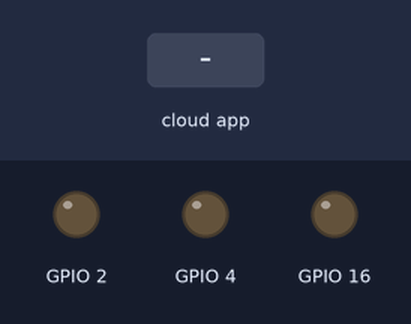
This sketch was run on a simulated ESP32. On the bench: output pins drawn as LEDs (lit = HIGH). The test bench sets the inputs (shaded band). WiFi joins after 1.5 s; servers stay silent unless stated; no MQTT or app messages arrive unless stated; what the sketch prints to the serial monitor is not drawn.

Above: at 2.7 s.
2.8 s: the phone or cloud app sets LED_Control to ON
At 3.7 s:
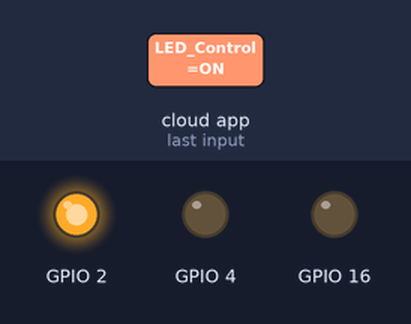
4.3 s: the phone or cloud app sets LED_Control2 to ON2
At 4.9 s:
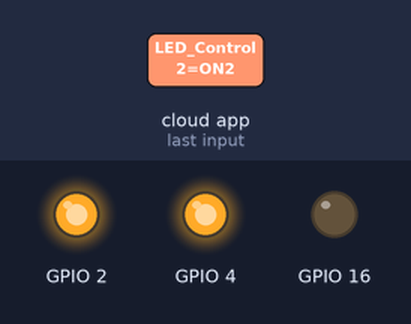
5.8 s: the phone or cloud app sets LED_Control3 to ON3
At 6.1 s:
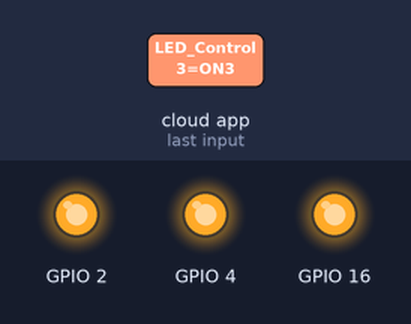
7.3 s: the phone or cloud app sets LED_Control to ON2
At 8.5 s:
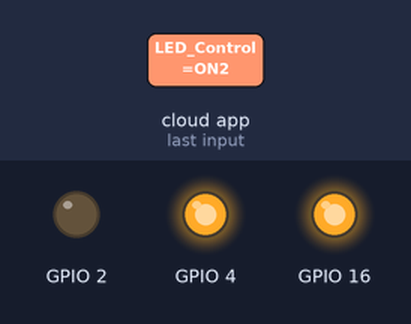
8.8 s: the phone or cloud app sets LED_Control2 to ON
At 9.8 s:
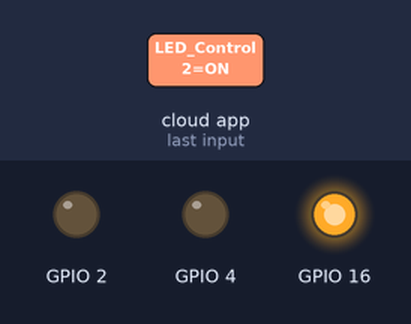
10.3 s: the phone or cloud app sets LED_Control to ON
At 11.0 s:
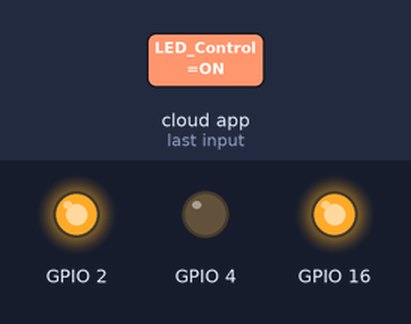
Timing chart, 0 to 12.8 s (numbered marks = the images above; inputs shaded):
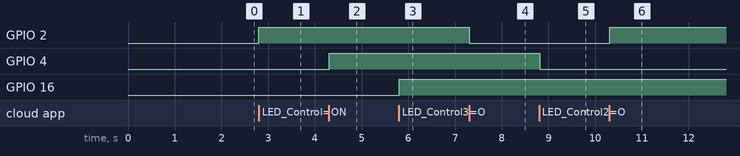

The sketch:

CodigoCasaDomotica.ino
```cpp
#include <WiFi.h>

#include "Adafruit_MQTT.h"

#include "Adafruit_MQTT_Client.h"

#define WLAN_SSID       "INFINITUM5D9E_2.4"

#define WLAN_PASS       "Bacon10deMayo"

#define AIO_SERVER      "io.adafruit.com"

#define AIO_SERVERPORT  1883

#define AIO_USERNAME    "romanvelrey"

#define AIO_KEY         "aio_PZGZ44vLXiCIcMORzCMCh7UJlZW7"

int output=2;
int output2=4;
int output3=16;


WiFiClient client;     // Create an ESP8266 WiFiClient class to connect to the MQTT server.

Adafruit_MQTT_Client mqtt(&client, AIO_SERVER, AIO_SERVERPORT, AIO_USERNAME, AIO_KEY);        // Setup the MQTT client class by passing in the WiFi client and MQTT server and login details.

Adafruit_MQTT_Subscribe LED_Control = Adafruit_MQTT_Subscribe(&mqtt, AIO_USERNAME "/feeds/LED_Control");
Adafruit_MQTT_Subscribe LED_Control2 = Adafruit_MQTT_Subscribe(&mqtt, AIO_USERNAME "/feeds/LED_Control2");
Adafruit_MQTT_Subscribe LED_Control3 = Adafruit_MQTT_Subscribe(&mqtt, AIO_USERNAME "/feeds/LED_Control3");


void MQTT_connect();

void setup() {

  Serial.begin(115200);

  delay(10);

pinMode(2,OUTPUT);
pinMode(16,OUTPUT);
pinMode(4,OUTPUT);


 // Connect to WiFi access point.

  Serial.println(); Serial.println();

  Serial.print("Connecting to ");

  Serial.println(WLAN_SSID);


  WiFi.begin(WLAN_SSID, WLAN_PASS);

  while (WiFi.status() != WL_CONNECTED) {

    delay(500);

    Serial.print(".");

  }

  Serial.println();

 Serial.println("WiFi connected");

  Serial.println("IP address: "); Serial.println(WiFi.localIP());


  mqtt.subscribe(&LED_Control);

  mqtt.subscribe(&LED_Control2);

  mqtt.subscribe(&LED_Control3);


}

uint32_t x=0;

void loop() {

   MQTT_connect();

Adafruit_MQTT_Subscribe *subscription;

  while ((subscription = mqtt.readSubscription(5000)))
  {

    if (subscription == &LED_Control) {

      Serial.print(F("Got: "));

      Serial.println((char *)LED_Control.lastread);

       if (!strcmp((char*) LED_Control.lastread, "ON"))

      {

        digitalWrite(2, HIGH);

      }

      else

      {

        digitalWrite(2, LOW);

      }

    }


///////////////////////////////////////7

 if (subscription == &LED_Control2) {

      Serial.print(F("Got: "));

      Serial.println((char *)LED_Control2.lastread);

       if (!strcmp((char*) LED_Control2.lastread, "ON2"))

      {

        digitalWrite(4, HIGH);

      }

      else

      {

        digitalWrite(4, LOW);

      }

    }

////////////////////////////////////////////////////
 if (subscription == &LED_Control3) {

      Serial.print(F("Got: "));

      Serial.println((char *)LED_Control3.lastread);

       if (!strcmp((char*) LED_Control3.lastread, "ON3"))

      {

        digitalWrite(16, HIGH);

      }

      else

      {

        digitalWrite(16, LOW);

      }

    }

  }


}

void MQTT_connect() {

  int8_t ret;

  // Stop if already connected.

  if (mqtt.connected()) {

    return;

  }

 Serial.print("Connecting to MQTT... ");

uint8_t retries = 3;

  while ((ret = mqtt.connect()) != 0) { // connect will return 0 for connected

       Serial.println(mqtt.connectErrorString(ret));

       Serial.println("Retrying MQTT connection in 5 seconds...");

       mqtt.disconnect();

       delay(5000);  // wait 5 seconds

       retries--;

       if (retries == 0) {

         // basically die and wait for WDT to reset me

         while (1);

       }

  }

  Serial.println("MQTT Connected!");

}
```

Measured:
- after the input at 2.8 s, GPIO 2: LOW → HIGH at once
- after the input at 4.3 s, GPIO 4: LOW → HIGH at once
- after the input at 5.8 s, GPIO 16: LOW → HIGH at once
- after the input at 7.3 s, GPIO 2: HIGH → LOW at once
- after the input at 8.8 s, GPIO 4: HIGH → LOW at once
- after the input at 10.3 s, GPIO 2: LOW → HIGH at once
